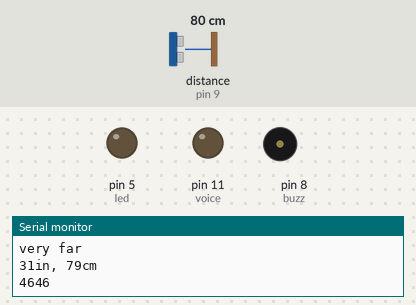
Recording of a sketch running on a simulated Arduino Uno, built with avr-gcc and run on an emulated ATmega328P. Shown: output pins drawn as LEDs (lit = HIGH), buzzer (waves = sounding), the last lines printed to the serial monitor. Wiring (inferred from the names in the program): ultrasonic range finder: trigger pin 10; echo pin 9. Inputs (shaded band) come from the test bench; at power-on: distance to the obstacle (sensor on pin 9) 80 cm. The echo pulse lasts 58.3 µs per cm; pins used as bus, display or sensor lines are not drawn.

Above: at 1.2 s.
1.3 s: distance to the obstacle (sensor on pin 9) set to 33 cm
2.9 s: distance to the obstacle (sensor on pin 9) set to 28 cm
At 4.77 s:
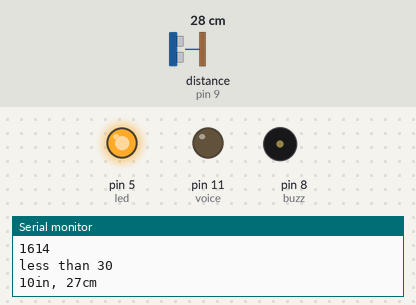
5.9 s: distance to the obstacle (sensor on pin 9) set to 12 cm
At 6.2 s:
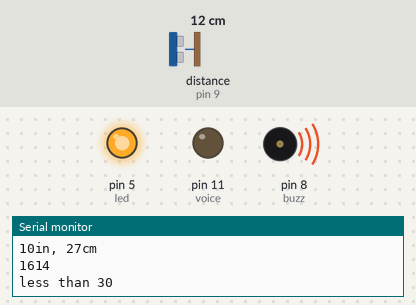
8.9 s: distance to the obstacle (sensor on pin 9) set to 9 cm
At 10.5 s:
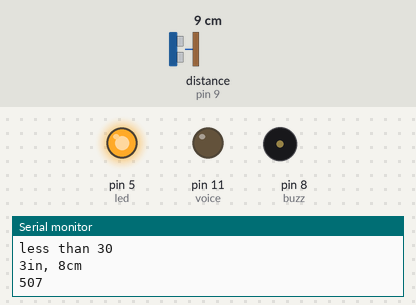
Timing chart, 0 to 12.0 s (numbered marks = the images above; inputs shaded):
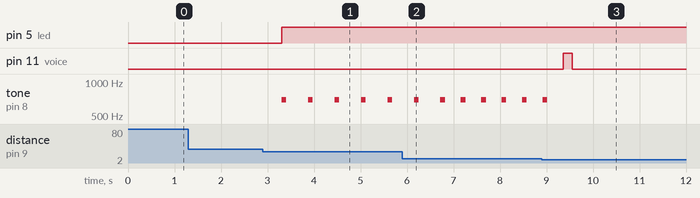

The sketch:

distanceSensorDevice.ino
```cpp
//code for device that senses distance from user's face
//device should be attached to phone case

//declare initial variables
int output = 10;
int input = 9;
int buzz = 8;
int led = 5;
int voice = 11;
long duration, cm, inches;

void setup() {
  // setup code
  Serial.begin(9600);
  pinMode(output, OUTPUT);
  pinMode(input, INPUT);
  pinMode(buzz, OUTPUT);
  pinMode(led, OUTPUT);
  pinMode(voice, OUTPUT);
  digitalWrite(voice, LOW);
}

void loop() {
  // Sensor is triggered by a HIGH pulse of 10 or more microseconds.
  // Give a short LOW pulse beforehand to ensure a clean HIGH pulse
  digitalWrite(voice, LOW);
  digitalWrite(output, LOW);
  delayMicroseconds(5);
  digitalWrite(output, HIGH);
  delayMicroseconds(10);
  digitalWrite(output, LOW);

  // Read signal from sensor: a HIGH pulse whose duration is the time
  // (in microseconds) from the sending of the ping to the reception of its
  // echo off of an object
  duration = pulseIn(input, HIGH);
  // Convert time into distance
  cm = (duration / 2) / 29.1;
  inches = (duration / 2) / 74;
  int alertLength = cm * 8;
  Serial.print(inches); //testing to see if distance is correct
  Serial.print("in, ");
  Serial.print(cm);
  Serial.print("cm");
  Serial.println();
  Serial.println(duration);

  delay(250);
  if(cm < 10) { //if less than 10, triger voice recording
    digitalWrite(voice, HIGH);
    delay(200);
    digitalWrite(voice, LOW);
    delay(5000);
  } else if (cm < 30) {      //if less than 30, trigger beeps with
    digitalWrite(led, HIGH); // distance between depending on distance
    Serial.println("less than 30");
    noTone(buzz);
    tone(buzz, 698);
    delay(100);
    noTone(buzz);
    alertLength = cm * 8;
    delay(alertLength);
  } else { //if too far, do notb alert user
    noTone(buzz);
    Serial.println("very far");
    digitalWrite(led, LOW);
  }
}
```

Measured:
- the behaviour switches between 31 and 30 cm on distance to the obstacle (sensor on pin 9) (found by bisection; images 0 and 1)
- the behaviour switches between 11 and 10 cm on distance to the obstacle (sensor on pin 9) (found by bisection; images 2 and 3)
- after the input at 2.9 s, pin 5 (led): LOW → HIGH after 0.41 s; tone on pin 8 (buzz): alternates 698 Hz for 0.10 s and silent for 0.47 s, starting after 0.41 s
- after the input at 8.9 s, pin 11 (voice): LOW → HIGH after 0.46 s, → LOW 0.20 s later; tone on pin 8 (buzz): goes on until 9.0 s, then stays silent
